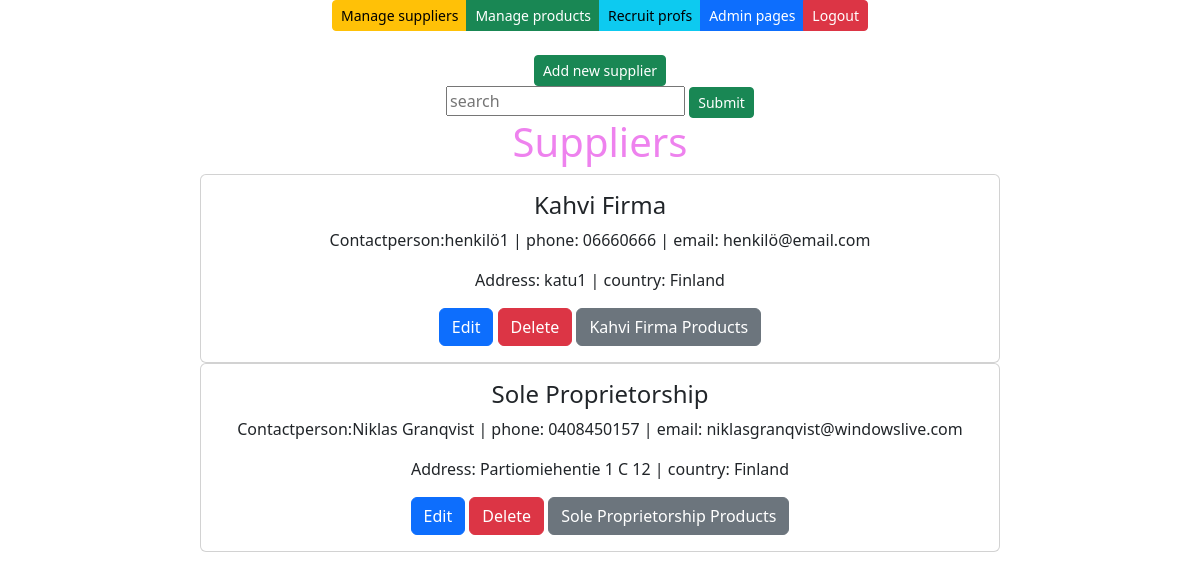
Page /suppliers/ (signed in) on the committed database.
### app/models.py (models this page shows, shortened)
class Supplier(models.Model):
    companyname = models.CharField(max_length=50, default="firma")
    contactname = models.CharField(max_length=50, default="firma")
    address = models.CharField(max_length=50, default="firma")
    phone = models.CharField(max_length=50, default="firma")
    email = models.CharField(max_length=50, default="firma")
    country = models.CharField(max_length=50, default="firma")

### app/views.py (the view)
# urls.py: path('suppliers/',supplierlistview),
def supplierlistview(request):
    if not request.user.is_authenticated:
        return render(request, 'loginpage.html')
    supplierlist = Supplier.objects.all()
    context = {'suppliers': supplierlist}
    return render(request, 'supplierlist.html',context)

### app/templates/supplierlist.html (shortened to what this page needs)
{% extends 'index.html' %}
{% block content %}
<br />
<br />
<button id="add-btn" class="btn btn-success btn-sm" onclick="showaddform()">Add new supplier</button>
<form method="post" action="/search-suppliers/">
    <input class="card-text" type="text" placeholder="search" name="search" />
    <input class="btn btn-success btn-sm"  type="submit" name="" />
</form>
<h1 style="color:violet">Suppliers</h1>
{% for s in suppliers %}
<div class="card" style="max-width:50rem">
    <div class="card-body">
        <h4 class="card-title">{{s.companyname}}</h4>
        <p class="card-text">Contactperson:{{s.contactname}} | phone: {{s.phone}} | email: {{s.email}}</p>
        <p class="card-text"> Address: {{s.address}} | country: {{s.country}}</p>
        <a href="/edit-supplier-get/{{s.id}}" class="btn btn-primary">Edit</a>
        <a href="/confirm-delete-supplier/{{s.id}}" class="btn btn-danger">Delete</a>
        <a href="/products-by-supplier/{{s.id}}" class="btn btn-secondary">{{s.companyname}} Products</a>
    </div>
</div>
{% empty %}
<div class="card" style="max-width:50rem">
    <div class="card-body">
        <p class="card-text">No suppliers found in database</p>
    </div>
</div>
{% endfor %}
{% endblock %}

### app/static/style.css (style rules this page uses)
h1 { color: darkviolet; }

### rows in the picture
Supplier: companyname "Kahvi Firma", contactname "henkilö1", phone "06660666", email "henkilö@email.com", address "katu1", country "Finland"
Supplier: companyname "Sole Proprietorship", contactname "Niklas Granqvist", phone "0408450157", email "niklasgranqvist@windowslive.com", address "Partiomiehentie 1 C 12", country "Finland"
